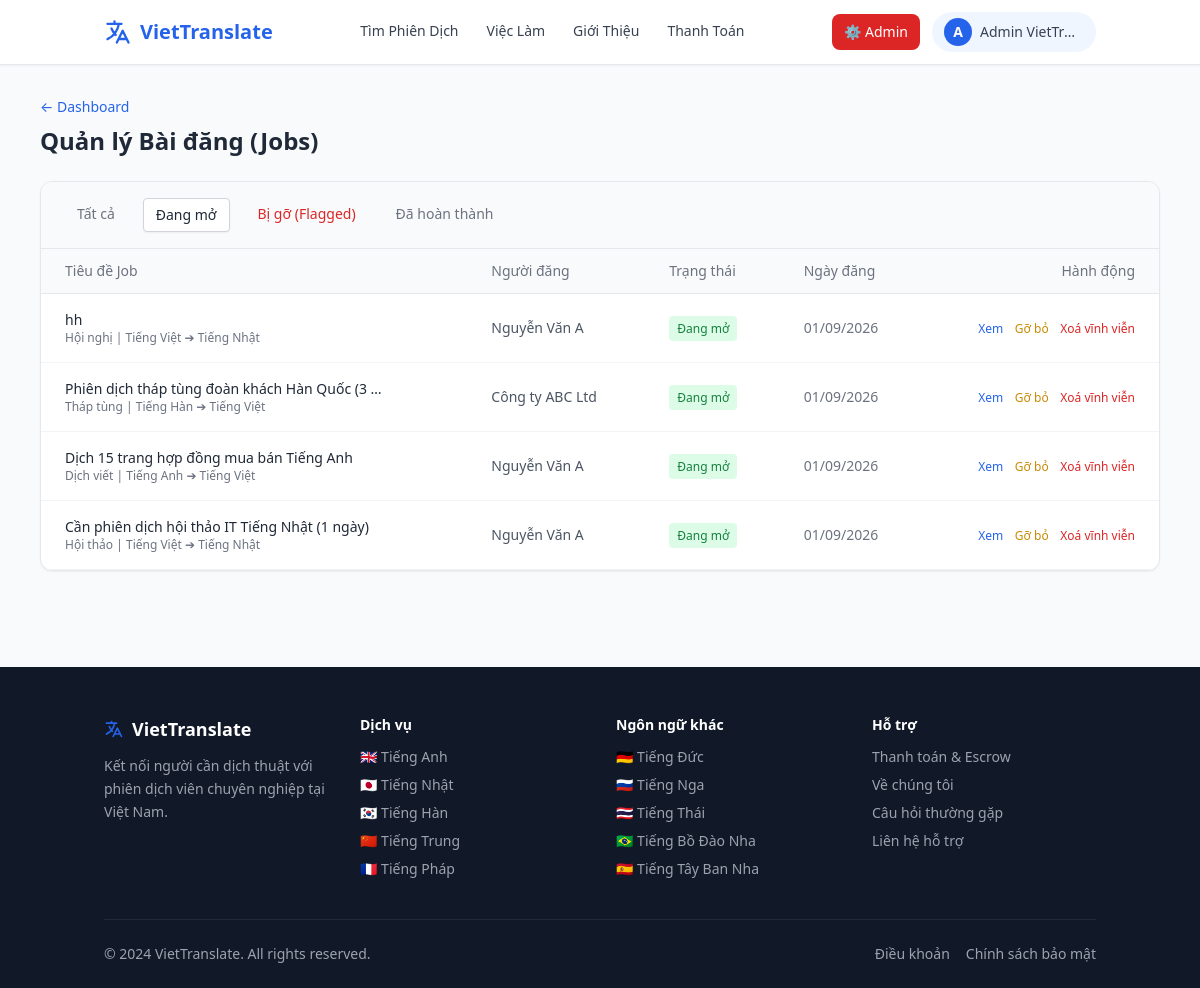
Screenshot of /admin/jobs?status=open (signed in) with the database file from the repository.
### models.py (models this page shows)
class User(db.Model):
    id = db.Column(db.Integer, primary_key=True)
    name = db.Column(db.String(100), nullable=False)
    email = db.Column(db.String(120), unique=True, nullable=False)
    password_hash = db.Column(db.String(256), nullable=False)
    phone = db.Column(db.String(20))
    role = db.Column(db.String(20), nullable=False)  # 'hirer', 'translator', 'admin'
    is_admin = db.Column(db.Boolean, default=False)
    is_active = db.Column(db.Boolean, default=True)
    created_at = db.Column(db.DateTime, default=datetime.utcnow)
    profile = db.relationship('TranslatorProfile', backref='user', uselist=False)
    jobs_posted = db.relationship('Job', backref='hirer', lazy=True)
    proposals = db.relationship('Proposal', backref='translator', lazy=True)
    messages_sent = db.relationship('Message', foreign_keys='Message.sender_id', backref='sender', lazy=True)
    direct_messages_sent = db.relationship('DirectMessage', foreign_keys='DirectMessage.sender_id', backref='sender', lazy=True)

class Job(db.Model):
    id = db.Column(db.Integer, primary_key=True)
    hirer_id = db.Column(db.Integer, db.ForeignKey('user.id'), nullable=False)
    title = db.Column(db.String(200), nullable=False)
    description = db.Column(db.Text, nullable=False)
    category = db.Column(db.String(100))
    source_lang = db.Column(db.String(50))
    target_lang = db.Column(db.String(50))
    budget_type = db.Column(db.String(20))
    budget_min = db.Column(db.Integer)
    budget_max = db.Column(db.Integer)
    event_date = db.Column(db.String(100))          # Ngày diễn ra sự kiện / cần dịch
    event_time_start = db.Column(db.String(10))  # Giờ bắt đầu VD: "08:00"
    event_time_end = db.Column(db.String(10))    # Giờ kết thúc VD: "17:00"
    event_location = db.Column(db.String(200))   # Địa điểm hoặc "Online"
    deadline = db.Column(db.Date)            # Hạn nộp hồ sơ đề xuất
    status = db.Column(db.String(20), default='open')
    is_flagged = db.Column(db.Boolean, default=False)  # Admin flag
    created_at = db.Column(db.DateTime, default=datetime.utcnow)
    proposals = db.relationship('Proposal', backref='job', lazy=True)
    contract = db.relationship('Contract', backref='job', uselist=False)

### app.py (the view)
@app.route('/admin/jobs')
@admin_required
def admin_jobs():
    status_filter = request.args.get('status', 'all')
    query = Job.query
    if status_filter == 'flagged':
        query = query.filter_by(is_flagged=True)
    elif status_filter == 'open':
        query = query.filter_by(status='open', is_flagged=False)
    elif status_filter == 'completed':
        query = query.filter_by(status='completed')
    jobs = query.order_by(Job.created_at.desc()).all()
    return render_template('admin_jobs.html', jobs=jobs, status_filter=status_filter)

### app.py (called while the page is built)
def admin_required(f):
    @wraps(f)
    def decorated(*args, **kwargs):
        if 'user_id' not in session:
            return redirect(url_for('login'))
        user = User.query.get(session['user_id'])
        if not user or not user.is_admin:
            flash('Bạn không có quyền truy cập trang này.', 'error')
            return redirect(url_for('index'))
        return f(*args, **kwargs)
    return decorated

@app.context_processor
def inject_globals():
    user = None
    if 'user_id' in session:
        user = User.query.get(session['user_id'])
    return dict(current_user=user, LANGUAGES=LANGUAGES)

### templates/admin_jobs.html
{% extends "base.html" %}
{% block content %}
<div class="bg-gray-50 flex-grow py-8">
    <div class="container mx-auto px-4 max-w-6xl">
        <div class="mb-6">
            <a href="{{ url_for('admin_dashboard') }}" class="text-sm text-blue-600 hover:underline flex items-center gap-1 mb-2">&larr; Dashboard</a>
            <h1 class="text-2xl font-bold text-gray-800">Quản lý Bài đăng (Jobs)</h1>
        </div>
        <div class="bg-white rounded-xl shadow-sm border border-gray-200 overflow-hidden">
            <div class="bg-gray-50 border-b border-gray-200 px-6 py-4 flex gap-4">
                <a href="?status=all" class="px-3 py-1.5 rounded text-sm font-medium {% if status_filter == 'all' %}bg-white border border-gray-300 shadow-sm text-gray-800{% else %}text-gray-500 hover:text-gray-800{% endif %}">Tất cả</a>
                <a href="?status=open" class="px-3 py-1.5 rounded text-sm font-medium {% if status_filter == 'open' %}bg-white border border-gray-300 shadow-sm text-gray-800{% else %}text-gray-500 hover:text-gray-800{% endif %}">Đang mở</a>
                <a href="?status=flagged" class="px-3 py-1.5 rounded text-sm font-medium text-red-600 {% if status_filter == 'flagged' %}bg-red-50 border border-red-200{% else %}hover:bg-red-50{% endif %}">Bị gỡ (Flagged)</a>
                <a href="?status=completed" class="px-3 py-1.5 rounded text-sm font-medium {% if status_filter == 'completed' %}bg-white border border-gray-300 shadow-sm text-gray-800{% else %}text-gray-500 hover:text-gray-800{% endif %}">Đã hoàn thành</a>
            </div>
            <div class="overflow-x-auto">
                <table class="w-full text-left border-collapse">
                    <thead>
                        <tr class="bg-gray-50 border-b border-gray-200 text-sm text-gray-500">
                            <th class="px-6 py-3 font-medium">Tiêu đề Job</th>
                            <th class="px-6 py-3 font-medium">Người đăng</th>
                            <th class="px-6 py-3 font-medium">Trạng thái</th>
                            <th class="px-6 py-3 font-medium">Ngày đăng</th>
                            <th class="px-6 py-3 font-medium text-right">Hành động</th>
                        </tr>
                    </thead>
                    <tbody class="text-sm">
                        {% for job in jobs %}
                        <tr class="border-b border-gray-100 hover:bg-gray-50 {% if job.is_flagged %}bg-red-50/30{% endif %}">
                            <td class="px-6 py-4">
                                <div class="font-medium text-gray-800 max-w-xs truncate" title="{{ job.title }}">{{ job.title }}</div>
                                <div class="text-xs text-gray-500">{{ job.category }} | {{ job.source_lang }} ➔ {{ job.target_lang }}</div>
                            </td>
                            <td class="px-6 py-4 text-gray-600">{{ job.hirer.name }}</td>
                            <td class="px-6 py-4">
                                {% if job.is_flagged %}
                                <span class="px-2 py-1 bg-red-100 text-red-700 rounded text-xs font-medium">Bị gỡ</span>
                                {% elif job.status == 'open' %}
                                <span class="px-2 py-1 bg-green-100 text-green-700 rounded text-xs font-medium">Đang mở</span>
                                {% elif job.status == 'contracted' %}
                                <span class="px-2 py-1 bg-blue-100 text-blue-700 rounded text-xs font-medium">Đã ký HĐ</span>
                                {% elif job.status == 'completed' %}
                                <span class="px-2 py-1 bg-gray-100 text-gray-600 rounded text-xs font-medium">Hoàn thành</span>
                                {% endif %}
                            </td>
                            <td class="px-6 py-4 text-gray-500">{{ job.created_at.strftime('%d/%m/%Y') }}</td>
                            <td class="px-6 py-4 text-right space-x-2">
                                <a href="{{ url_for('job_detail', job_id=job.id) }}" target="_blank" class="text-blue-600 hover:underline text-xs">Xem</a>
                                <form method="POST" action="{{ url_for('admin_flag_job', job_id=job.id) }}" class="inline">
                                    {% if job.is_flagged %}
                                    <button type="submit" class="text-green-600 hover:underline text-xs">Khôi phục</button>
                                    {% else %}
                                    <button type="submit" class="text-yellow-600 hover:underline text-xs" onclick="return confirm('Gỡ bỏ bài đăng này khỏi danh sách công khai?');">Gỡ bỏ</button>
                                    {% endif %}
                                </form>
                                <form method="POST" action="{{ url_for('admin_delete_job', job_id=job.id) }}" class="inline">
                                    <button type="submit" class="text-red-600 hover:underline text-xs" onclick="return confirm('CẢNH BÁO: Xoá vĩnh viễn bài đăng này khỏi cơ sở dữ liệu?');">Xoá vĩnh viễn</button>
                                </form>
                            </td>
                        </tr>
                        {% else %}
                        <tr>
                            <td colspan="5" class="px-6 py-8 text-center text-gray-500">Không có dữ liệu bài đăng.</td>
                        </tr>
                        {% endfor %}
                    </tbody>
                </table>
            </div>
        </div>
    </div>
</div>
{% endblock %}

### templates/base.html (shortened to what this page needs)
<!DOCTYPE html>
<html lang="vi">
<head>
    <script src="https://cdn.tailwindcss.com"></script>
</head>
<body class="bg-gray-50 flex flex-col min-h-screen text-gray-800">
<header class="sticky top-0 z-50 bg-white/95 backdrop-blur border-b border-gray-200 shadow-sm">
    <div class="container mx-auto px-4 py-3">
        <div class="flex justify-between items-center">
            <a href="{{ url_for('index') }}" class="flex items-center gap-2 text-xl font-bold text-primary">
                <svg class="w-7 h-7" fill="none" stroke="currentColor" viewBox="0 0 24 24">
                    <path stroke-linecap="round" stroke-linejoin="round" stroke-width="2" d="M3 5h12M9 3v2m1.048 9.5A18.022 18.022 0 016.412 9m6.088 9h7M11 21l5-10 5 10M12.751 5C11.783 10.77 8.07 15.61 3 18.129"/>
                </svg>
                VietTranslate
            </a>
            <nav class="hidden md:flex items-center gap-7 font-medium text-sm text-gray-700">
                <a href="{{ url_for('translator_list') }}" class="nav-link hover:text-primary">Tìm Phiên Dịch</a>
                <a href="{{ url_for('job_list') }}" class="nav-link hover:text-primary">Việc Làm</a>
                <a href="{{ url_for('about') }}" class="nav-link hover:text-primary">Giới Thiệu</a>
                <a href="{{ url_for('payment_info') }}" class="nav-link hover:text-primary">Thanh Toán</a>
            </nav>
            <div class="flex items-center gap-3">
                {% if current_user %}
                    {% if current_user.is_admin %}
                    <a href="{{ url_for('admin_dashboard') }}" class="hidden md:inline-flex items-center gap-1 bg-red-600 text-white text-sm font-medium px-3 py-2 rounded-lg hover:bg-red-700 transition">
                        ⚙️ Admin
                    </a>
                    {% endif %}
                    <div class="relative group">
                        <button class="flex items-center gap-2 bg-blue-50 hover:bg-blue-100 transition rounded-full pl-3 pr-4 py-1.5">
                            <div class="w-7 h-7 rounded-full bg-primary flex items-center justify-center text-white text-sm font-bold">
                                {{ current_user.name[0] | upper }}
                            </div>
                            <span class="hidden md:block text-sm font-medium text-gray-700 max-w-[100px] truncate">{{ current_user.name }}</span>
                        </button>
                    </div>
                {% else %}
                    <a href="{{ url_for('login') }}" class="text-sm font-medium text-gray-700 hover:text-primary">Đăng Nhập</a>
                    <a href="{{ url_for('register') }}" class="bg-primary text-white text-sm font-medium px-4 py-2 rounded-lg hover:bg-blue-700 transition">Đăng Ký</a>
                {% endif %}
            </div>
        </div>
    </div>
</header>
<main class="flex-grow">{% block content %}{% endblock %}</main>
<footer class="bg-gray-900 text-gray-400 pt-12 pb-6 mt-16">
    <div class="container mx-auto px-4">
        <div class="grid grid-cols-2 md:grid-cols-4 gap-8 mb-10">
            <div class="col-span-2 md:col-span-1">
                <div class="text-white font-bold text-lg mb-3 flex items-center gap-2">
                    <svg class="w-5 h-5 text-primary" fill="none" stroke="currentColor" viewBox="0 0 24 24">
                        <path stroke-linecap="round" stroke-linejoin="round" stroke-width="2" d="M3 5h12M9 3v2m1.048 9.5A18.022 18.022 0 016.412 9m6.088 9h7M11 21l5-10 5 10M12.751 5C11.783 10.77 8.07 15.61 3 18.129"/>
                    </svg>
                    VietTranslate
                </div>
                <p class="text-sm leading-relaxed">Kết nối người cần dịch thuật với phiên dịch viên chuyên nghiệp tại Việt Nam.</p>
            </div>
            <div>
                <h4 class="text-white font-semibold mb-3 text-sm">Dịch vụ</h4>
                <ul class="space-y-2 text-sm">
                    {% set lang_slugs = {
                        'Tiếng Anh': 'english',
                        'Tiếng Nhật': 'japanese',
                        'Tiếng Hàn': 'korean',
                        'Tiếng Trung': 'chinese',
                        'Tiếng Pháp': 'french',
                        'Tiếng Đức': 'german',
                        'Tiếng Nga': 'russian',
                        'Tiếng Thái': 'thai',
                        'Tiếng Bồ Đào Nha': 'portuguese',
                        'Tiếng Tây Ban Nha': 'spanish'
                    } %}
                    {% for lang, flag, cert in LANGUAGES[:5] %}
                    <li><a href="{{ url_for('translator_language', lang_slug=lang_slugs.get(lang, 'english')) }}" class="hover:text-white transition">{{ flag }} {{ lang }}</a></li>
                    {% endfor %}
                </ul>
            </div>
            <div>
                <h4 class="text-white font-semibold mb-3 text-sm">Ngôn ngữ khác</h4>
                <ul class="space-y-2 text-sm">
                    {% for lang, flag, cert in LANGUAGES[5:] %}
                    <li><a href="{{ url_for('translator_language', lang_slug=lang_slugs.get(lang, 'english')) }}" class="hover:text-white transition">{{ flag }} {{ lang }}</a></li>
                    {% endfor %}
                </ul>
            </div>
            <div>
                <h4 class="text-white font-semibold mb-3 text-sm">Hỗ trợ</h4>
                <ul class="space-y-2 text-sm">
                    <li><a href="{{ url_for('payment_info') }}" class="hover:text-white transition">Thanh toán & Escrow</a></li>
                    <li><a href="{{ url_for('about') }}" class="hover:text-white transition">Về chúng tôi</a></li>
                    <li><a href="#" class="hover:text-white transition">Câu hỏi thường gặp</a></li>
                    <li><a href="mailto:support@viettranslate.vn" class="hover:text-white transition">Liên hệ hỗ trợ</a></li>
                </ul>
            </div>
        </div>
        <div class="border-t border-gray-800 pt-6 flex flex-col md:flex-row justify-between items-center gap-3 text-sm">
            <p>&copy; 2024 VietTranslate. All rights reserved.</p>
            <div class="flex gap-4">
                <a href="#" class="hover:text-white">Điều khoản</a>
                <a href="#" class="hover:text-white">Chính sách bảo mật</a>
            </div>
        </div>
    </div>
</footer>
</body>
</html>

### templates/base.html (style rules this page uses)
body { font-family:'Segoe UI',system-ui,-apple-system,sans-serif }
.nav-link { position:relative;padding-bottom:2px }
.nav-link::after { content:'';position:absolute;bottom:0;left:0;width:0;height:2px;background:#2563eb;transition:width .2s }

### rows the page displays
User: name "A", name "Admin VietTr…"
Job: title "hh", category "Hội nghị", source_lang "Tiếng Việt", target_lang "Tiếng Nhật", hirer.name "Nguyễn Văn A", is_flagged "Đang mở", created_at "01/09/2026"
Job: title "Phiên dịch tháp tùng đoàn khách Hàn Quốc (3…", category "Tháp tùng", source_lang "Tiếng Hàn", target_lang "Tiếng Việt", hirer.name "Công ty ABC Ltd", is_flagged "Đang mở", created_at "01/09/2026"
Job: title "Dịch 15 trang hợp đồng mua bán Tiếng Anh", category "Dịch viết", source_lang "Tiếng Anh", target_lang "Tiếng Việt", hirer.name "Nguyễn Văn A", is_flagged "Đang mở", created_at "01/09/2026"
Job: title "Cần phiên dịch hội thảo IT Tiếng Nhật (1 ngày)", category "Hội thảo", source_lang "Tiếng Việt", target_lang "Tiếng Nhật", hirer.name "Nguyễn Văn A", is_flagged "Đang mở", created_at "01/09/2026"

### other values shown
{{ flag }} "🇬🇧" "🇯🇵" "🇰🇷" "🇨🇳" "🇫🇷"
{{ lang }} "Tiếng Anh" "Tiếng Nhật" "Tiếng Hàn" "Tiếng Trung" "Tiếng Pháp"
{{ flag }} "🇩🇪" "🇷🇺" "🇹🇭" "🇧🇷" "🇪🇸"
{{ lang }} "Tiếng Đức" "Tiếng Nga" "Tiếng Thái" "Tiếng Bồ Đào Nha" "Tiếng Tây Ban Nha"
